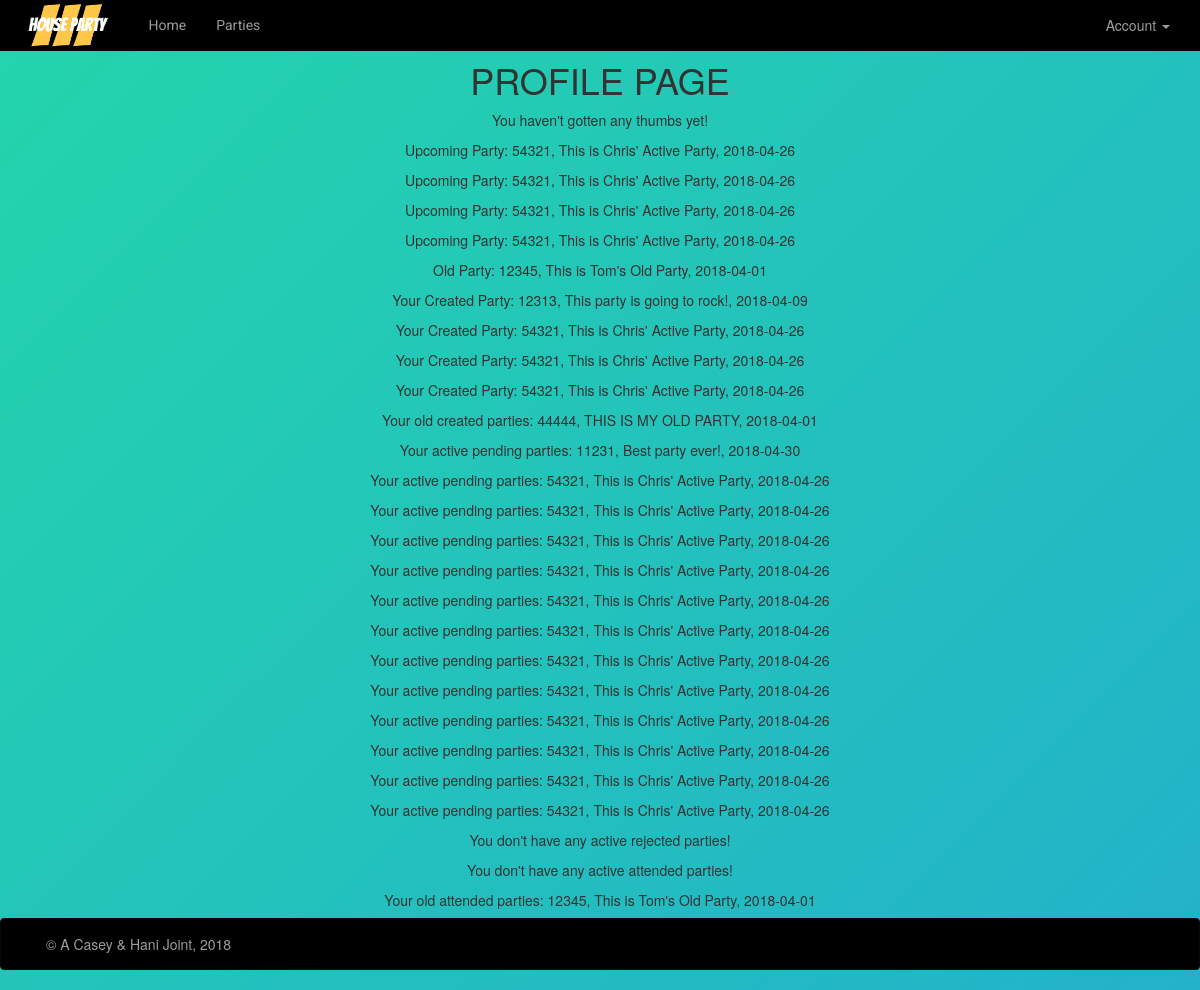
Screenshot of /party/profile/ (signed in) with the database file from the repository.
### party/models.py (models this page shows, shortened)
class PartyInformation(models.Model):
    address_st = models.CharField(max_length=100, help_text="Enter the street name for the party", blank=False)
    address_num = models.IntegerField(help_text="Enter the house address number, if none leave blank", blank=False)
    address_apt_num = models.CharField(max_length = 5, blank=True)
    address_zip = models.IntegerField(help_text="Enter the zip for the address", blank=False)
    address_city = models.CharField(max_length = 100, blank=False)
    description = models.CharField(max_length=750, help_text="Enter a description of the party (750 max characters!)", blank=False)
    date_of_party = models.DateField('Party Date', blank=False)
    active = models.BooleanField(help_text="Is the party active?", blank=False)
    creator = models.CharField(max_length=100, blank=False)
    def __str__(self):
        return f'{self.address_zip}, {self.description}, {self.date_of_party}'

### party/views.py (the view)
# urls.py: path('profile/', views.PartyListView.as_view(), name='party-list-view'),
class PartyListView(generic.ListView):
    model = User
    context_object_name = 'my_party_list'
    queryset = PartyInformation.objects.all()
    template_name = '/partyinformation_list'
    def get_context_data(self, **kwargs):
        context = super(PartyListView, self).get_context_data(**kwargs)
        context['thumbs'] = User.objects.filter(attended__user = self.request.user)
        context['your_active_going_parties'] = PartyInformation.objects.filter(active = 'True').filter(party__status = 2).filter(party__party_goer_id = self.request.user.id)
        context['your_old_going_parties'] = PartyInformation.objects.filter(active = 'False').filter(party__status = 2).filter(party__party_goer_id = self.request.user.id)
        context['your_active_created_parties'] = PartyInformation.objects.filter(active = 'True').filter(party__party_thrower_id = self.request.user.id)
        context['your_old_created_parties'] = PartyInformation.objects.filter(active = 'False').filter(party__party_thrower_id = self.request.user.id)
        context['your_active_pending_parties'] = PartyInformation.objects.filter(active = 'True').filter(party__status = 1).filter(party__party_goer_id = self.request.user.id)
        context['your_active_rejected_parties'] = PartyInformation.objects.filter(active = 'False').filter(party__status = 3).filter(party__party_goer_id = self.request.user.id)
        context['your_active_parties_attended'] = PartyInformation.objects.filter(active = 'True').filter(party__status = 2).filter(party__party_goer_id = self.request.user.id).filter(party__attended = True)
        context['your_old_parties_attended'] = PartyInformation.objects.filter(active = 'False').filter(party__party_goer_id = self.request.user.id).filter(party__status = 2).filter(party__attended = True)
        context['your_old_parties_not_attended'] = PartyInformation.objects.filter(active = 'False').filter(party__party_goer_id = self.request.user.id).filter(party__status = 2).filter(party__attended = False)
        return context

### party/templates/party/partyinformation_list.html (shortened to what this page needs)
{% extends "base_generic.html" %}
{% block content %}
<br><br>
  <h1>PROFILE PAGE</h1>
  {% if thumbs %}
    {% for thumb in thumbs %}
      <p>Number of thumbs: {{ thumbs }}</p>
    {% endfor %}
  {% else %}
    <p>You haven't gotten any thumbs yet!</p>
  {% endif %}
  {% if your_active_going_parties %}
    {% for party in your_active_going_parties %}
      <p>Upcoming Party: {{ party }}</p>
    {% endfor %}
  {% else %}
    <p>You're not going to any parties!</p>
  {% endif %}
  {% if your_old_going_parties %}
    {% for party in your_old_going_parties %}
      <p>Old Party: {{ party }} </p>
    {% endfor %}
  {% else %}
    <p>You don't have any old parties!</p>
  {% endif %}
  {% if your_active_created_parties %}
    {% for party in your_active_created_parties %}
      <p>Your Created Party: {{ party }} </p>
    {% endfor %}
  {% else %}
    <p>You're not throwing any parties!</p>
  {% endif %}
  {% if your_old_created_parties %}
    {% for party in your_old_created_parties %}
      <p>Your old created parties: {{ party }} </p>
    {% endfor %}
  {% else %}
    <p>You don't have any old created parties!</p>
  {% endif %}
  {% if your_active_pending_parties %}
    {% for party in your_active_pending_parties %}
      <p>Your active pending parties: {{ party }} </p>
    {% endfor %}
  {% else %}
    <p>You don't have any active pending parties!</p>
  {% endif %}
  {% if your_active_rejected_parties %}
    {% for party in your_active_rejected_parties %}
      <p>Your active rejected parties: {{ party }} </p>
    {% endfor %}
  {% else %}
    <p>You don't have any active rejected parties!</p>
  {% endif %}
  {% if your_active_parties_attended %}
    {% for party in your_active_parties_attended %}
      <p>Your active attended parties: {{ party }} </p>
    {% endfor %}
  {% else %}
    <p>You don't have any active attended parties!</p>
  {% endif %}
  {% if your_old_parties_attended %}
    {% for party in your_old_parties_attended %}
      <p>Your old attended parties: {{ party }} </p>
    {% endfor %}
  {% else %}
    <p>You don't have any old attended parties!</p>
  {% endif %}
  {% if your_old_parties_not_attended %}
    {% for party in your_old_parties_not_attended %}
      <p>Your old NOT attended parties: {{ party }} </p>
    {% endfor %}
  {% else %}
    <p>You don't have any old NOT attended parties!</p>
  {% endif %}
{% endblock %}

### party/static/css/styles.css (style rules this page uses)
body { background-color: magenta; text-align: center; background: linear-gradient(-45deg, #EE7752, #E73C7E, #23A6D5, #23D5AB); background-size: 400% 400%; -webkit-animation: Gradient 15s ease infinite; -moz-animation: Gradient 15s ease infinite; animation: Gradient 15s ease infinite; }

### rows the page displays
PartyInformation: address_zip+description+date_of_party "54321, This is Chris' Active Party, 2018-04-26"
PartyInformation: address_zip+description+date_of_party "12345, This is Tom's Old Party, 2018-04-01"
PartyInformation: address_zip+description+date_of_party "12313, This party is going to rock!, 2018-04-09"
PartyInformation: address_zip+description+date_of_party "44444, THIS IS MY OLD PARTY, 2018-04-01"
PartyInformation: address_zip+description+date_of_party "11231, Best party ever!, 2018-04-30"
